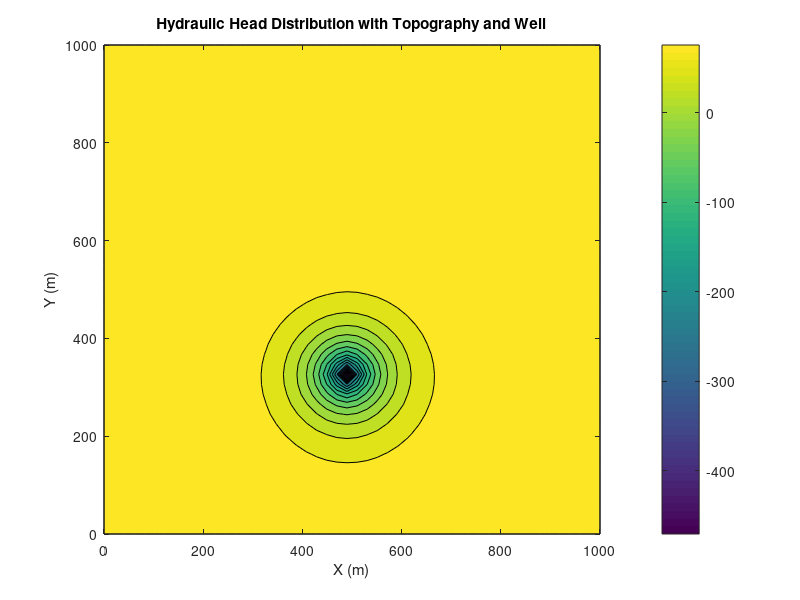
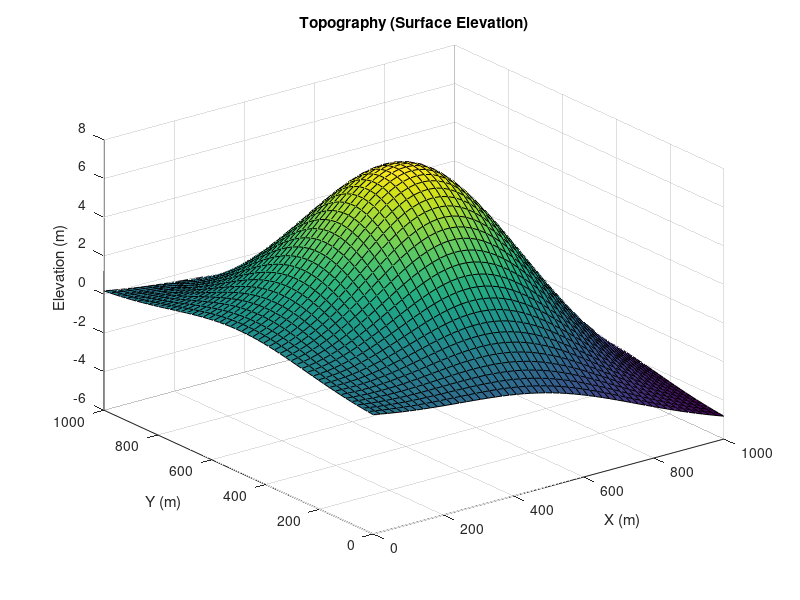

Reproduce these figures in MATLAB, in order.
% Parameters
Lx = 1000;   % Length of the domain in the x-direction (m)
Ly = 1000;   % Length of the domain in the y-direction (m)
Nx = 50;     % Number of grid points in x-direction
Ny = 50;     % Number of grid points in y-direction
dx = Lx / (Nx - 1);  % Grid spacing in x-direction (m)
dy = Ly / (Ny - 1);  % Grid spacing in y-direction (m)
dt = 1;      % Time step (s)
T = 1000;    % Total simulation time (s)
Kx = 1e-4;   % Hydraulic conductivity in x-direction (m/s)
Ky = 1e-4;   % Hydraulic conductivity in y-direction (m/s)
Ss = 1e-5;   % Specific storage (1/m)
Q_well = -0.1; % Pumping rate of the well (m^3/s) (negative means extraction)

% Well location (arbitrary grid point)
well_x = round(Nx / 2);  % Well location in x-direction
well_y = round(Ny / 3);  % Well location in y-direction

% Initialize topography (elevation)
[X, Y] = meshgrid(linspace(0, Lx, Nx), linspace(0, Ly, Ny));

% Define a simple topography (hill in the center, valley at the edges)
topography = 10 * exp(-((X - Lx/2).^2 + (Y - Ly/2).^2) / (2 * (Lx/4)^2)) ...
             - 5 * (X / Lx);  % Gaussian hill in the center + slope from left to right

% Initialize hydraulic head (h) array based on topography
h = topography + 100;  % Assume initial head is 100 + topography

% Boundary conditions: fixed head at boundaries
h(:, 1) = 95;  % Left boundary (Dirichlet condition)
h(:, end) = 90; % Right boundary (Dirichlet condition)
h(1, :) = 95;   % Top boundary (Dirichlet condition)
h(end, :) = 95; % Bottom boundary (Dirichlet condition)

% Create a copy of the hydraulic head to store the updated values
h_new = h;

% Calculate the pumping rate at the well location in terms of head
source_term = Q_well * dt / (Ss * dx * dy);  % Source/sink term due to well

% Finite difference method: iterate over time steps
for t = 0:dt:T
    % Loop over interior points (excluding boundaries)
    for i = 2:Nx-1
        for j = 2:Ny-1
            % Calculate derivatives using central differences
            dhdx2 = (h(j, i+1) - 2*h(j, i) + h(j, i-1)) / dx^2;
            dhdy2 = (h(j+1, i) - 2*h(j, i) + h(j-1, i)) / dy^2;
            
            % Update hydraulic head using the finite difference formula
            h_new(j, i) = h(j, i) + dt * (Kx * dhdx2 + Ky * dhdy2) / Ss;
        end
    end
    
    % Apply the well as a source or sink at the specified location
    h_new(well_y, well_x) = h_new(well_y, well_x) + source_term;
    
    % Update the hydraulic head for the next time step
    h = h_new;
end

% Plot the final hydraulic head distribution
figure;
contourf(X, Y, h, 20);  % 2D contour plot of hydraulic head
colorbar;
title('Hydraulic Head Distribution with Topography and Well');
xlabel('X (m)');
ylabel('Y (m)');

% Plot the topography
figure;
surf(X, Y, topography); % 3D plot of the topography
title('Topography (Surface Elevation)');
xlabel('X (m)');
ylabel('Y (m)');
zlabel('Elevation (m)');
